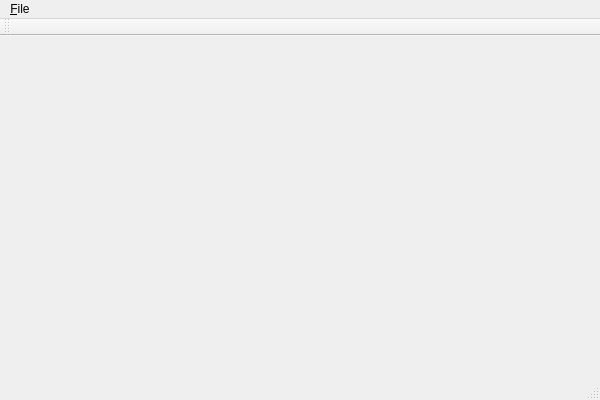
<?xml version="1.0" encoding="UTF-8"?>
<ui version="4.0">
 <class>MainWindowClass</class>
 <widget class="QMainWindow" name="MainWindowClass">
  <property name="geometry">
   <rect>
    <x>0</x>
    <y>0</y>
    <width>600</width>
    <height>400</height>
   </rect>
  </property>
  <property name="windowTitle">
   <string>Texture Packer</string>
  </property>
  <widget class="QWidget" name="centralWidget"/>
  <widget class="QMenuBar" name="menuBar">
   <property name="geometry">
    <rect>
     <x>0</x>
     <y>0</y>
     <width>600</width>
     <height>20</height>
    </rect>
   </property>
   <widget class="QMenu" name="menu_File">
    <property name="title">
     <string>&amp;File</string>
    </property>
    <widget class="QMenu" name="menuRecent_Projects">
     <property name="title">
      <string>Recent Projects</string>
     </property>
     <addaction name="actionProject1"/>
     <addaction name="actionProject2"/>
     <addaction name="actionProject3"/>
     <addaction name="actionProject4"/>
     <addaction name="actionProject5"/>
    </widget>
    <addaction name="actionNew_Project"/>
    <addaction name="actionOpen_Project"/>
    <addaction name="actionSave_Project"/>
    <addaction name="actionClose_Project"/>
    <addaction name="separator"/>
    <addaction name="actionExport_Texture"/>
    <addaction name="separator"/>
    <addaction name="menuRecent_Projects"/>
    <addaction name="separator"/>
    <addaction name="actionExit"/>
   </widget>
   <addaction name="menu_File"/>
  </widget>
  <widget class="QToolBar" name="mainToolBar">
   <attribute name="toolBarArea">
    <enum>TopToolBarArea</enum>
   </attribute>
   <attribute name="toolBarBreak">
    <bool>false</bool>
   </attribute>
  </widget>
  <widget class="QStatusBar" name="statusBar"/>
  <action name="actionNew_Project">
   <property name="text">
    <string>New Project</string>
   </property>
  </action>
  <action name="actionOpen_Project">
   <property name="text">
    <string>Open Project</string>
   </property>
  </action>
  <action name="actionSave_Project">
   <property name="text">
    <string>Save Project</string>
   </property>
  </action>
  <action name="actionClose_Project">
   <property name="text">
    <string>Close Project</string>
   </property>
  </action>
  <action name="actionExit">
   <property name="text">
    <string>E&amp;xit</string>
   </property>
  </action>
  <action name="actionProject1">
   <property name="text">
    <string>project1</string>
   </property>
  </action>
  <action name="actionProject2">
   <property name="text">
    <string>project2</string>
   </property>
  </action>
  <action name="actionProject3">
   <property name="text">
    <string>project3</string>
   </property>
  </action>
  <action name="actionProject4">
   <property name="text">
    <string>project4</string>
   </property>
  </action>
  <action name="actionProject5">
   <property name="text">
    <string>project5</string>
   </property>
  </action>
  <action name="actionExport_Texture">
   <property name="text">
    <string>Export Texture...</string>
   </property>
  </action>
 </widget>
 <layoutdefault spacing="6" margin="11"/>
 <resources/>
 <connections/>
</ui>
